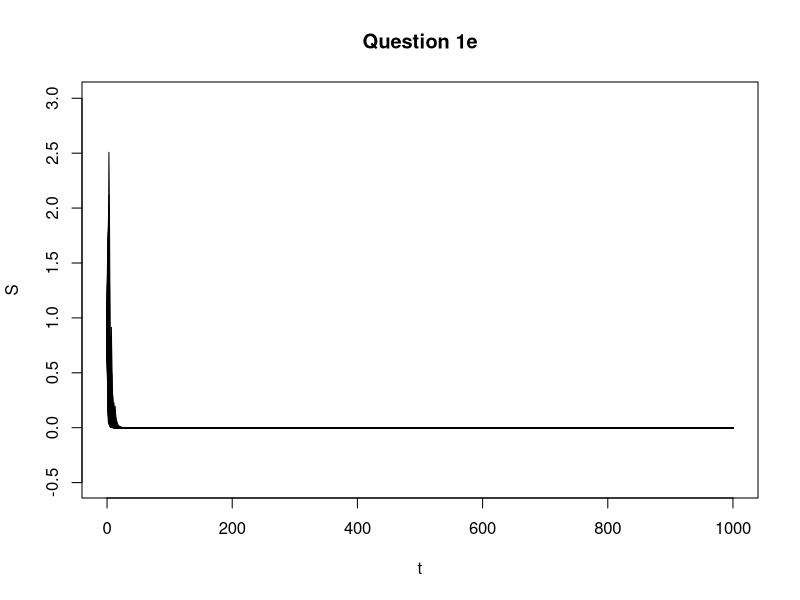

Write the R code that produced this figure.
par(mfrow=c(1,1))

p <- 100 #number of paths
N <- 1000 #number of samples

BMsim <- function(npaths, nSamples)
{
	p <- npaths
	N <- nSamples
	y <- matrix(rep(0,(N+1)*p), nrow = N+1)
	t <- c(0:N)
	# t <- c(0:N)
	
	S0 <- 1
	mu <- -1/3
	sigma <- 1/2
	nu <- mu - 0.5*sigma^2
	answer <- 0.0
	
	for (j in 1:p)
	{
		z <- rnorm(N,0,1)
		y[1,j] <- S0
		for (i in 1:N)
		{
		  y[i+1,j] <- y[1,j]*exp(nu*t[i+1]+sigma*sum(z[1:i]))
		}
		answer <- answer + y[N+1,j]
	}
	cat("Result: ", answer/p)
	return(y)
}

fig <- function(npath, nSamples)
{
  result <- BMsim(npath, nSamples)
  #cat("Result: ", result/npath)
 
  t <- c(0:nSamples)
  upperlimit <- max(result)
  lowerlimit <- min(result)

  for (i in 1:ncol(result)) {
    if (i == 1) {
      plot(t, result[,1], type = "l", main="Question 1e", xlab = "t", ylab = "S", lty = 1, col =1, ylim = range(lowerlimit-0.5,upperlimit+0.5))
    }
    else {
      lines(t, result[, i])
    }

  }
  
}

fig(p, N)